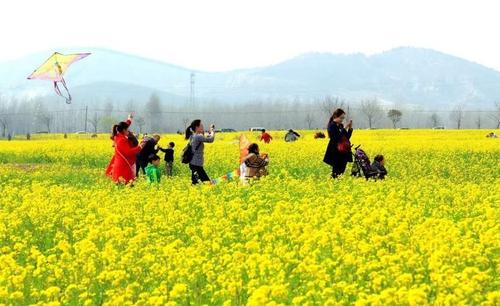
#> input picture OpenCV/Images/m4m.jpg, 500 x 306 px, found by its file name
$ jupyter execute '34_文字图片绘制.ipynb'
#> lines starting #> are read from the running program, lines starting #| are printed output that depends on the picture; after the words box and inside, x2 and y2 are one past the last pixel; in counts of white or black regions, pixels touching at a corner belong together
[cell 1]
"""
    实现：图片上添加文字
"""

import cv2
import numpy as np

img = cv2.imread("..\Images\m4m.jpg",1)
#> img is the input picture: shape (306, 500, 3); mean B, G, R 115.9, 207.7, 201.8

# 设置 字体类型
font = cv2.FONT_HERSHEY_SIMPLEX

# 绘制矩形框
cv2.rectangle(img,(550,80),(750,400),(0,255,0),3)

# 添加 文字
# 参数1：目标图片数据， 参数2：文字内容， 参数3：文字坐标
# 参数4：字体，参数5：字体大小， 参数6：字体颜色， 参数7：字体粗细， 参数8：线条类型
cv2.putText(img,"this is beauty girl",(300,400),font,1,(200,100,255),2,cv2.LINE_AA)

cv2.imshow("src",img)
cv2.waitKey(0)
cv2.destroyAllWindows()

[cell 2]
"""
    实现：图片上绘制 缩放图片
"""

import cv2
import numpy as np

img = cv2.imread("..\Images\m4m.jpg",1)
# 重新定义宽高
height = int(img.shape[0]*0.2)
#> height = 61
width = int(img.shape[1]*0.2)
#> width = 100
imgResize = cv2.resize(img,(width,height))
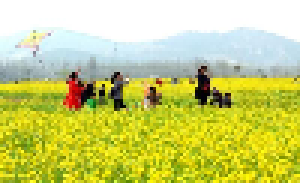
#> imgResize: shape (61, 100, 3) (shown 3 times larger); mean B, G, R 115.5, 207.4, 201.5


# 通过 循环 将缩放图 放在 原图片上
for i in range(0,height):
    for j in range(0,width):
        img[i+200,j+200] = imgResize[i,j]
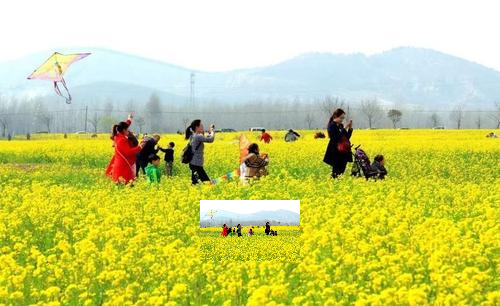
#> img: shape (306, 500, 3); 3.99% of pixels changed, all inside (x1, y1, x2, y2) = (200, 200, 300, 261)

cv2.imshow("src",img)
cv2.waitKey(0)
cv2.destroyAllWindows()

$ run again, with OpenCV/Images/m1m.jpg copied over OpenCV/Images/m4m.jpg
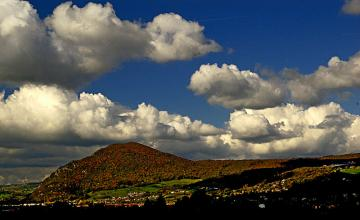
#> input picture OpenCV/Images/m1m.jpg, 360 x 220 px, found by its file name
#> img is the input picture: shape (220, 360, 3); mean B, G, R 87.2, 86.7, 83.4
#> `imgResize = cv2.resize(img,(width,height))`:
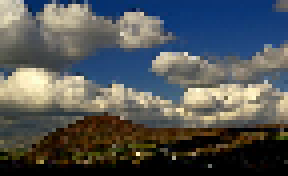
#> imgResize: shape (44, 72, 3) (shown 4 times larger); mean B, G, R 86.8, 86.3, 83

$ run again, with OpenCV/Images/m2m.jpg copied over OpenCV/Images/m4m.jpg
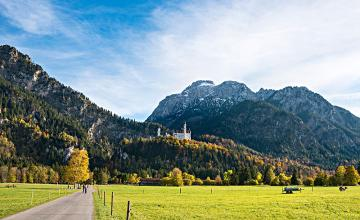
#> input picture OpenCV/Images/m2m.jpg, 360 x 220 px, found by its file name
#> img is the input picture: shape (220, 360, 3); mean B, G, R 141, 149, 132.6
#> `imgResize = cv2.resize(img,(width,height))`:
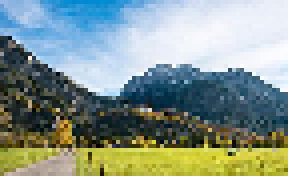
#> imgResize: shape (44, 72, 3) (shown 4 times larger); mean B, G, R 140.9, 149.2, 132.6

$ run again, with OpenCV/Images/m3m.jpg copied over OpenCV/Images/m4m.jpg
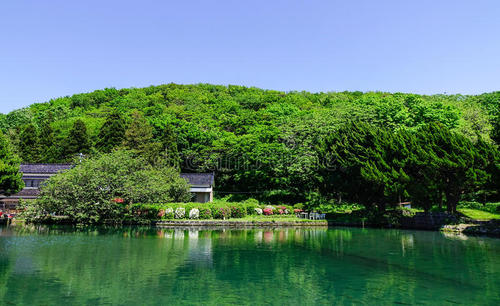
#> input picture OpenCV/Images/m3m.jpg, 500 x 306 px, found by its file name
#> img is the input picture: shape (306, 500, 3); mean B, G, R 106.6, 122.4, 89.1
#> `imgResize = cv2.resize(img,(width,height))`:
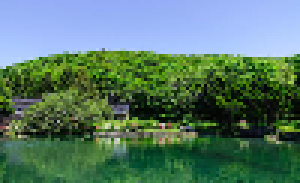
#> imgResize: shape (61, 100, 3) (shown 3 times larger); mean B, G, R 106.5, 122, 88.7
#> after the loop `for i in range(0,height):`:
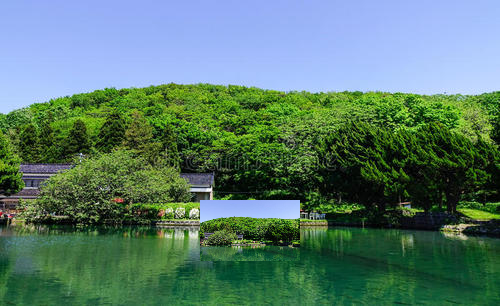
#> img: shape (306, 500, 3); 3.99% of pixels changed, all inside (x1, y1, x2, y2) = (200, 200, 300, 261)
